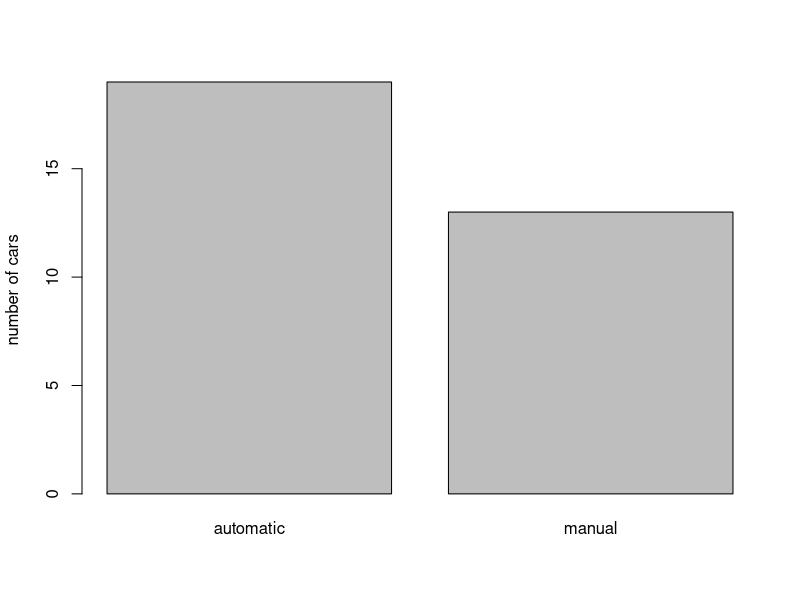
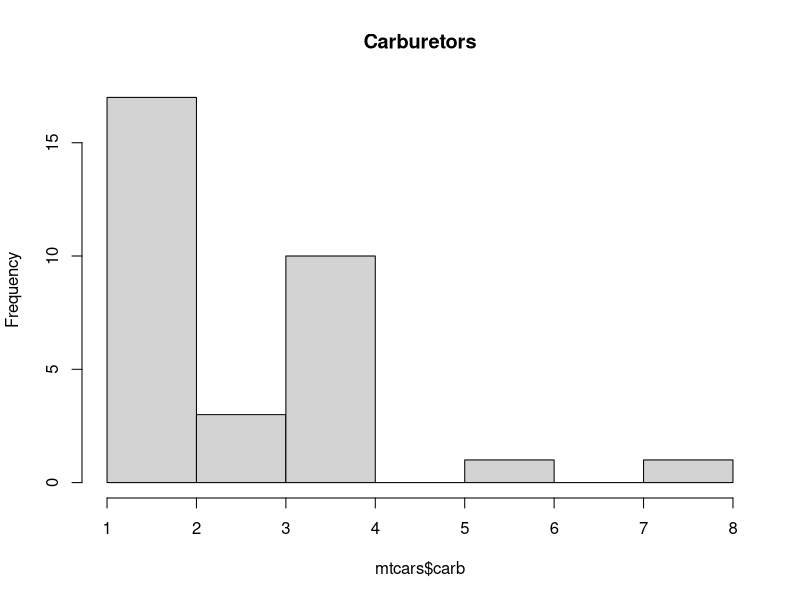
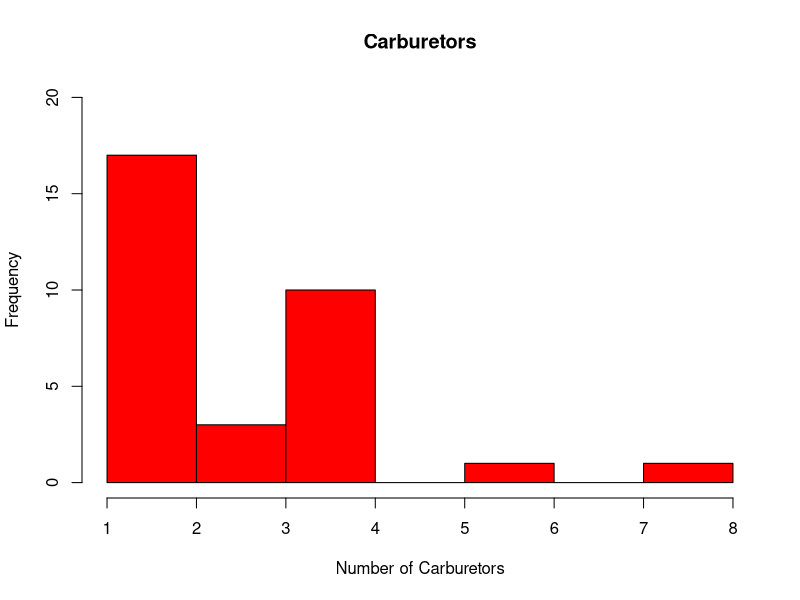
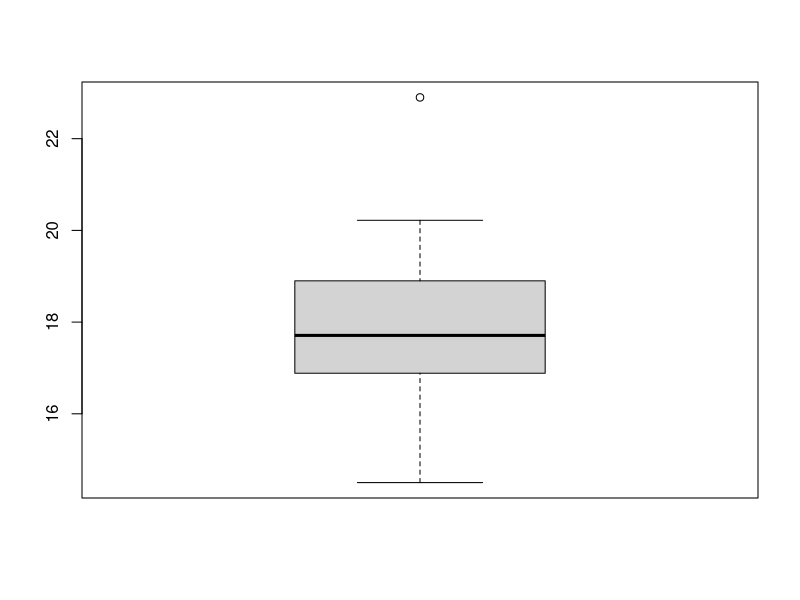

Generate these figures, in order, with R:
# vector of bar heights
height <- table(mtcars$am)
# Make a vector of the names of the bars called "barnames"
barname <- c('automatic','manual')
# Label the y axis "number of cars" and label the bars using barnames
barplot(height, ylab="number of cars", names.arg = barname)

# Make a histogram of the carb variable from the mtcars data set. Set the title to "Carburetors"
hist(mtcars$carb, main = "Carburetors")

# arguments to change the y-axis scale to 0 - 20, label the x-axis and colour the bars red
hist(mtcars$carb, main = "Carburetors", ylim=c(0,20),xlab="Number of Carburetors", col = "red")

# Produce a sorted frequency table of `carb` from `mtcars`
frequency <- table(mtcars$carb)
sort(frequency, decreasing = TRUE)

# Make a boxplot of qsec
boxplot(mtcars$qsec)
# Calculate the interquartile range of qsec
IQR(mtcars$qsec)
# outlier > Q3+1.5IQR or < Q1-1.5IQR

# out of -3 ~ 3 dev considered as outlier
